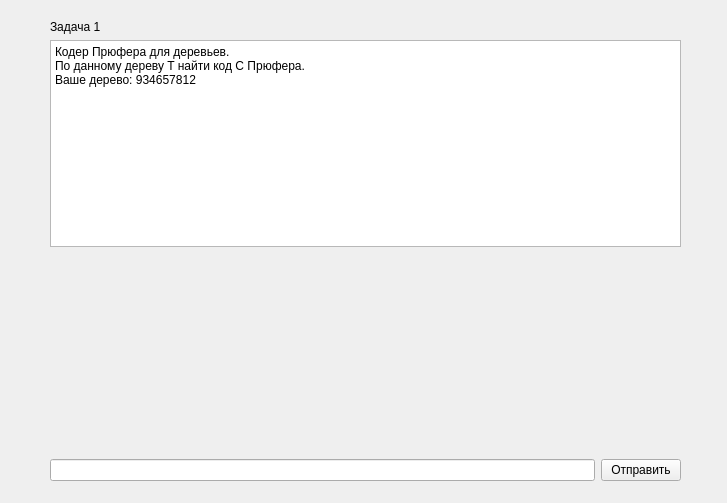
<?xml version="1.0" encoding="UTF-8"?>
<ui version="4.0">
 <class>task1</class>
 <widget class="QWidget" name="task1">
  <property name="geometry">
   <rect>
    <x>0</x>
    <y>0</y>
    <width>727</width>
    <height>503</height>
   </rect>
  </property>
  <property name="windowTitle">
   <string>Form</string>
  </property>
  <widget class="QWidget" name="verticalLayoutWidget">
   <property name="geometry">
    <rect>
     <x>50</x>
     <y>20</y>
     <width>631</width>
     <height>461</height>
    </rect>
   </property>
   <layout class="QVBoxLayout" name="verticalLayout">
    <item>
     <widget class="QLabel" name="label_task">
      <property name="text">
       <string>Задача 1</string>
      </property>
     </widget>
    </item>
    <item>
     <widget class="QTextBrowser" name="textBrowser">
      <property name="html">
       <string>&lt;!DOCTYPE HTML PUBLIC &quot;-//W3C//DTD HTML 4.0//EN&quot; &quot;http://www.w3.org/TR/REC-html40/strict.dtd&quot;&gt;
&lt;html&gt;&lt;head&gt;&lt;meta name=&quot;qrichtext&quot; content=&quot;1&quot; /&gt;&lt;meta charset=&quot;utf-8&quot; /&gt;&lt;style type=&quot;text/css&quot;&gt;
p, li { white-space: pre-wrap; }
hr { height: 1px; border-width: 0; }
li.unchecked::marker { content: &quot;\2610&quot;; }
li.checked::marker { content: &quot;\2612&quot;; }
&lt;/style&gt;&lt;/head&gt;&lt;body style=&quot; font-family:'Segoe UI'; font-size:9pt; font-weight:400; font-style:normal;&quot;&gt;
&lt;p style=&quot; margin-top:0px; margin-bottom:0px; margin-left:0px; margin-right:0px; -qt-block-indent:0; text-indent:0px;&quot;&gt;Кодер Прюфера для деревьев.&lt;/p&gt;
&lt;p style=&quot; margin-top:0px; margin-bottom:0px; margin-left:0px; margin-right:0px; -qt-block-indent:0; text-indent:0px;&quot;&gt;По данному дереву T найти код C Прюфера.&lt;/p&gt;
&lt;p style=&quot; margin-top:0px; margin-bottom:0px; margin-left:0px; margin-right:0px; -qt-block-indent:0; text-indent:0px;&quot;&gt;Ваше дерево: 934657812&lt;/p&gt;
&lt;p style=&quot;-qt-paragraph-type:empty; margin-top:0px; margin-bottom:0px; margin-left:0px; margin-right:0px; -qt-block-indent:0; text-indent:0px;&quot;&gt;&lt;br /&gt;&lt;/p&gt;&lt;/body&gt;&lt;/html&gt;</string>
      </property>
     </widget>
    </item>
    <item>
     <spacer name="verticalSpacer">
      <property name="orientation">
       <enum>Qt::Vertical</enum>
      </property>
      <property name="sizeHint" stdset="0">
       <size>
        <width>20</width>
        <height>40</height>
       </size>
      </property>
     </spacer>
    </item>
    <item>
     <layout class="QHBoxLayout" name="horizontalLayout">
      <item>
       <widget class="QLineEdit" name="lineEdit_answer"/>
      </item>
      <item>
       <widget class="QPushButton" name="send_answer_but">
        <property name="text">
         <string>Отправить</string>
        </property>
       </widget>
      </item>
     </layout>
    </item>
   </layout>
  </widget>
 </widget>
 <resources/>
 <connections/>
</ui>
